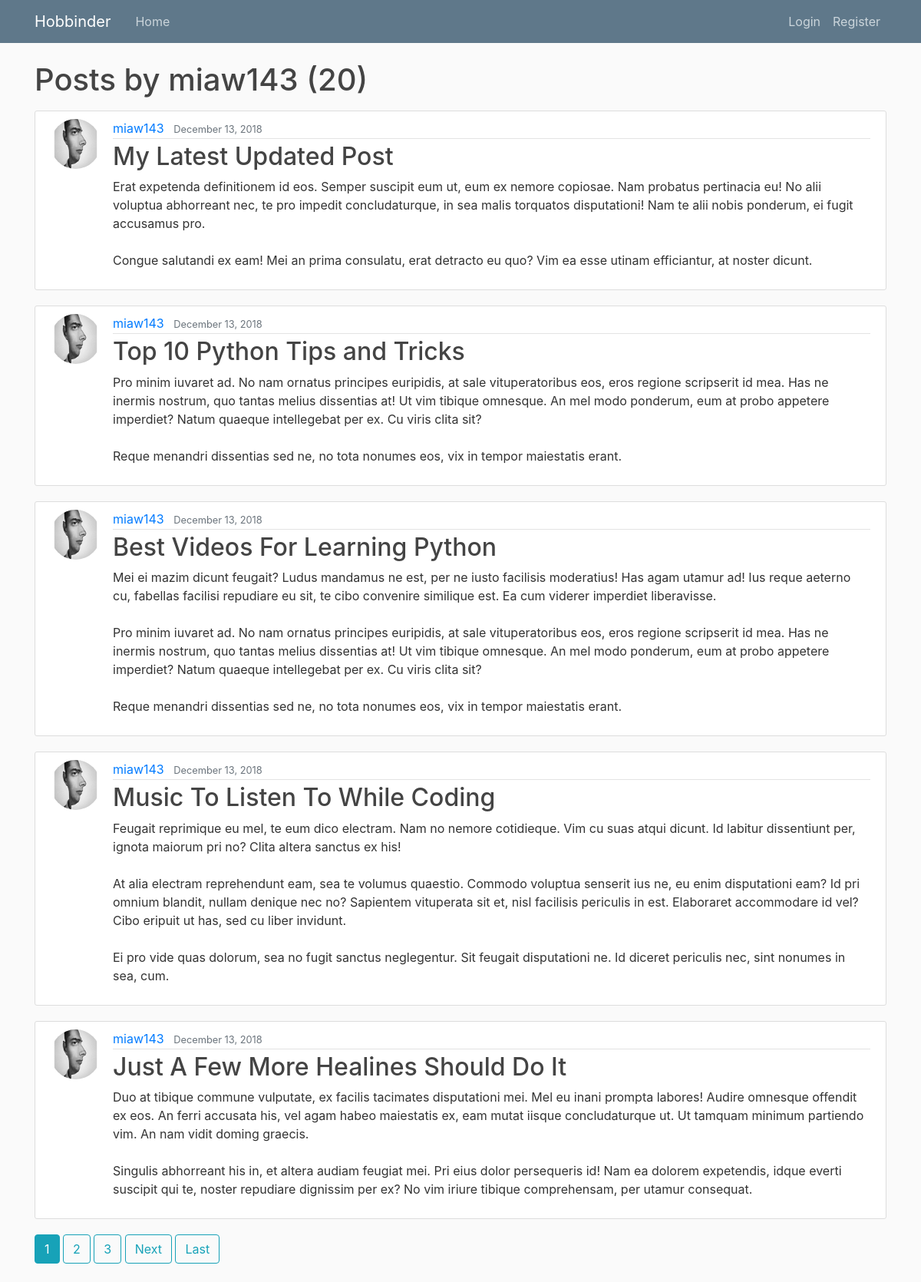
The page /user/miaw143 on the database its author committed.
### feed/models.py (models this page shows, shortened)
class Post(models.Model):
    title = models.CharField(max_length=100)
    content = models.TextField()
    date_posted = models.DateTimeField(default=timezone.now)
    author = models.ForeignKey(User, on_delete=models.CASCADE)

### users/models.py (models this page shows, shortened)
class Profile(models.Model):
    user = models.OneToOneField(User, on_delete=models.CASCADE)
    image = models.ImageField(default='default.jpg', upload_to='profile_pics')
    gender = models.CharField(max_length=10, choices=GENDER_CHOICES)
    birth_date = models.DateField()
    hobbies = MultiSelectField(choices=HOBBY_CHOICES)

### feed/views.py (the view)
# urls.py: path('user/<str:username>', UserPostListView.as_view(), name='user-posts'),
class UserPostListView(ListView):
    model = Post
    template_name = 'feed/user_posts.html'
    context_object_name = 'posts'
    ordering = ['-date_posted']
    paginate_by = 5
    def get_queryset(self):
        user = get_object_or_404(User, username=self.kwargs.get('username'))
        return Post.objects.filter(author=user).order_by('-date_posted')

### feed/templates/feed/user_posts.html (shortened to what this page needs)
{% extends "feed/base.html" %}
{% block content %}
    <h1 class="mb-3">Posts by {{ view.kwargs.username }} ({{ page_obj.paginator.count }})</h1>
    {% for post in posts %}
    <article class="media content-section">
      <img class="rounded-circle article-img" src="{{ post.author.profile.image.url }}">
      <div class="media-body">
        <div class="article-metadata">
          <a class="mr-2" href="{% url 'user-posts' post.author.username %}">{{ post.author }}</a>
          <small class="text-muted">{{ post.date_posted|date:"F d, Y" }}</small>
        </div>
        <h2><a class="article-title" href="{% url 'post-detail' post.id %}">{{ post.title }}</a></h2>
        <p class="article-content">{{ post.content }}</p>
      </div>
    </article>
    {% endfor %}
    {% if is_paginated %}
     {% for num in page_obj.paginator.page_range %}
         {% if page_obj.number == num %}
            <a class= "btn btn-info mb-4" href="?page= {{ num }}">{{ num }}</a>
       {% elif num > page_obj.number|add:'-3' and num < page_obj.number|add:'3'%}
            <a class= "btn btn-outline-info mb-4" href="?page= {{ num }}">{{ num }}</a>
         {% endif %}
     {% endfor %}
      {% if page_obj.has_next %}
         <a class= "btn btn-outline-info mb-4" href="?page= {{ page_obj.next_page_number }}">Next</a>
         <a class= "btn btn-outline-info mb-4" href="?page= {{ page_obj.paginator.num_pages}}">Last</a>
      {% endif %}
     {% endif %}
{% endblock content %}

### feed/static/feed/main.css (style rules this page uses)
body { background: #fafafa; color: #333333; margin-top: 5rem; }
h1, h2, h3, h4, h5, h6 { color: #444444; }
.content-section { background: #ffffff; padding: 10px 20px; border: 1px solid #dddddd; border-radius: 3px; margin-bottom: 20px; }
.article-title { color: #444444; }
.article-content { white-space: pre-line; }
.article-img { height: 65px; width: 65px; margin-right: 16px; }
.article-metadata { padding-bottom: 1px; margin-bottom: 4px; border-bottom: 1px solid #e3e3e3 }

### rows shown on the page
Post: author.profile.image (placeholder picture), author "miaw143", date_posted "December 13, 2018", title "My Latest Updated Post", content "Erat expetenda definitionem id eos. Semper suscipit eum ut, eum ex nemore copiosae. Nam probatus pertinacia eu! No alii voluptua abhorreant nec, te pro impedit concludaturque, in sea malis torquatos disputationi! Nam te alii nobis ponderum, ei fugit accusamus pro. Congue salutandi ex eam! Mei an prima consulatu, erat detracto eu quo? Vim ea esse utinam efficiantur, at noster dicunt."
Post: author.profile.image (placeholder picture), author "miaw143", date_posted "December 13, 2018", title "Top 10 Python Tips and Tricks", content "Pro minim iuvaret ad. No nam ornatus principes euripidis, at sale vituperatoribus eos, eros regione scripserit id mea. Has ne inermis nostrum, quo tantas melius dissentias at! Ut vim tibique omnesque. An mel modo ponderum, eum at probo appetere imperdiet? Natum quaeque intellegebat per ex. Cu viris clita sit? Reque menandri dissentias sed ne, no tota nonumes eos, vix in tempor maiestatis erant."
Post: author.profile.image (placeholder picture), author "miaw143", date_posted "December 13, 2018", title "Best Videos For Learning Python", content "Mei ei mazim dicunt feugait? Ludus mandamus ne est, per ne iusto facilisis moderatius! Has agam utamur ad! Ius reque aeterno cu, fabellas facilisi repudiare eu sit, te cibo convenire similique est. Ea cum viderer imperdiet liberavisse. Pro minim iuvaret ad. No nam ornatus principes euripidis, at sale vituperatoribus eos, eros regione scripserit id mea. Has ne inermis nostrum, quo tantas melius dissentias at! Ut vim tibique omnesque. An mel modo ponderum, eum at probo appetere imperdiet? Natum quaeque intellegebat per ex. Cu viris clita sit? Reque menandri dissentias sed ne, no tota nonumes eos, vix in tempor maiestatis erant."
Post: author.profile.image (placeholder picture), author "miaw143", date_posted "December 13, 2018", title "Music To Listen To While Coding", content "Feugait reprimique eu mel, te eum dico electram. Nam no nemore cotidieque. Vim cu suas atqui dicunt. Id labitur dissentiunt per, ignota maiorum pri no? Clita altera sanctus ex his! At alia electram reprehendunt eam, sea te volumus quaestio. Commodo voluptua senserit ius ne, eu enim disputationi eam? Id pri omnium blandit, nullam denique nec no? Sapientem vituperata sit et, nisl facilisis periculis in est. Elaboraret accommodare id vel? Cibo eripuit ut has, sed cu liber invidunt. Ei pro vide quas dolorum, sea no fugit sanctus neglegentur. Sit feugait disputationi ne. Id diceret periculis nec, sint nonumes in sea, cum."
Post: author.profile.image (placeholder picture), author "miaw143", date_posted "December 13, 2018", title "Just A Few More Healines Should Do It", content "Duo at tibique commune vulputate, ex facilis tacimates disputationi mei. Mel eu inani prompta labores! Audire omnesque offendit ex eos. An ferri accusata his, vel agam habeo maiestatis ex, eam mutat iisque concludaturque ut. Ut tamquam minimum partiendo vim. An nam vidit doming graecis. Singulis abhorreant his in, et altera audiam feugiat mei. Pri eius dolor persequeris id! Nam ea dolorem expetendis, idque everti suscipit qui te, noster repudiare dignissim per ex? No vim iriure tibique comprehensam, per utamur consequat."

### other values the page prints
{{ view.kwargs.username }} "miaw143"
{{ page_obj.paginator.count }} "20"
{{ num }} "1"
{{ num }} "2" "3"
